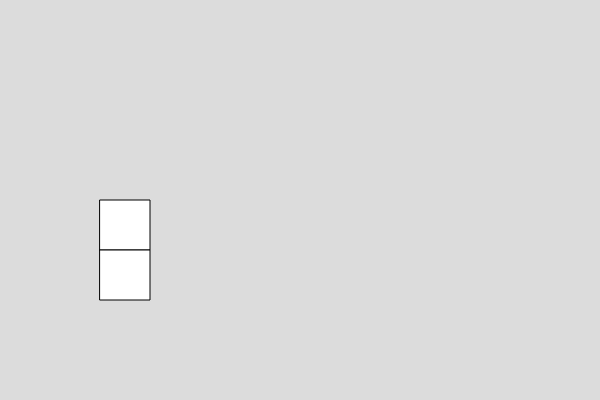
Frame 1 (no input)
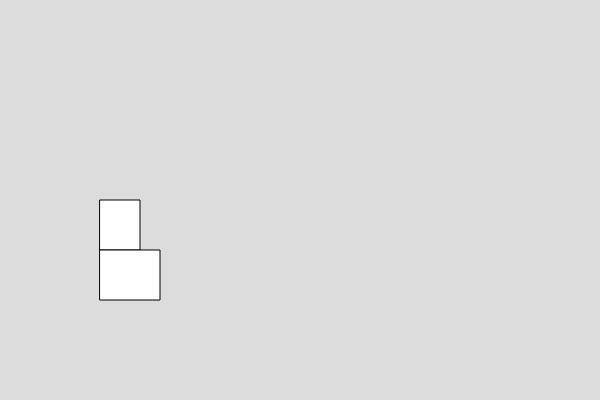
Frame 60 (no input)
Frame 120 (the mouse pressed at the canvas centre since frame 60): identical to frame 60, image omitted

The p5.js sketch that drew these frames (run headless with seeded random() and noise() and a simulated clock; from frame 60 on, the mouse is pressed at the canvas centre):

// p5.js sketch
// ── sketch.js

var box1;

function setup() {
  createCanvas(600, 400);
  box1=new Box();
  cereza=new Box();
  cereza.y=250;
}

function draw() {
  background(220);
box1.show();
box1.set_width(40);
cereza.show();
cereza.set_width(60);
}


// ── box.js
class Box
  {
    constructor()
    {
      this.x =100;
      this.y = 200
      this.w = 50;
      this.h = 50;
    }
    
    show()
    {
      rect(this.x,this.y,this.w,this.h)
    }
    
    //write function to set the width of the box
set_width(l){
this.w=l;
}
  }

  
